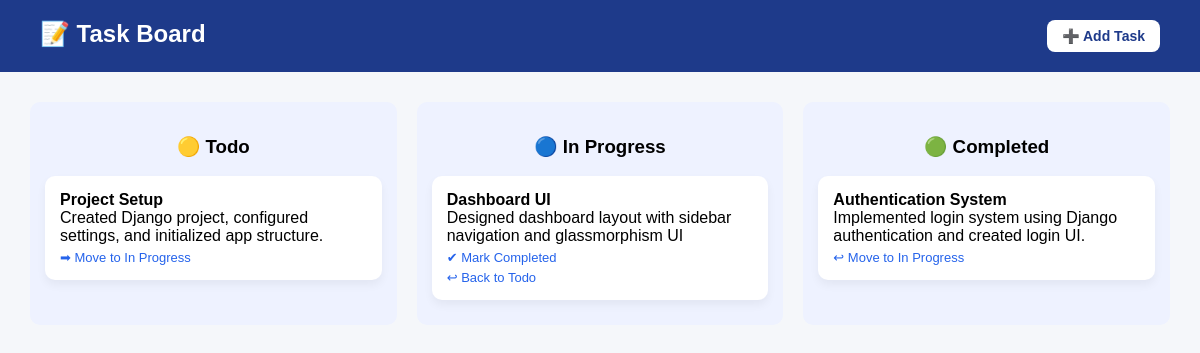
Page /tasks/ (signed in) on the committed database.
### dashboard/models.py (models this page shows, shortened)
class Task(models.Model):
    STATUS_CHOICES = [
        ('Todo', 'Todo'),
        ('In Progress', 'In Progress'),
        ('Completed', 'Completed'),
    ]
    user = models.ForeignKey(User, on_delete=models.CASCADE)
    title = models.CharField(max_length=200)
    description = models.TextField()
    date = models.DateField()
    status = models.CharField(
        max_length=20,
        choices=STATUS_CHOICES,
        default='Todo'   # 🔥 default start
    )

### dashboard/views.py (the view)
# urls.py: path('tasks/', views.task_page, name='tasks'),
@login_required
def task_page(request):
    todo = Task.objects.filter(user=request.user, status="Todo").order_by('-id')
    inprogress = Task.objects.filter(user=request.user, status="In Progress").order_by('-id')
    completed = Task.objects.filter(user=request.user, status="Completed").order_by('-id')
    return render(request, 'tasks.html', {
        'todo': todo,
        'inprogress': inprogress,
        'completed': completed,
        'today': date.today()   # 🔥 for deadline compare
    })

### dashboard/templates/tasks.html (shortened to what this page needs)
<!DOCTYPE html>
<html lang="en">
<head>
</head>
<body>
<div class="banner">
    📝 Task Board
    {% if request.user.is_superuser %}
        <a href="/add-task/" class="add-btn">➕ Add Task</a>
    {% endif %}
</div>
<div class="board">
    <div class="column">
        <h3>🟡 Todo</h3>
        {% for t in todo %}
        <div class="task">
            <div class="title">{{ t.title }}</div>
            <div>{{ t.description }}</div>
            <div class="actions">
                <a href="/update-task/{{ t.id }}/In Progress/">➡ Move to In Progress</a>
            </div>
        </div>
        {% empty %}
        <p>No tasks</p>
        {% endfor %}
    </div>
    <div class="column">
        <h3>🔵 In Progress</h3>
        {% for t in inprogress %}
        <div class="task">
            <div class="title">{{ t.title }}</div>
            <div>{{ t.description }}</div>
            <div class="actions">
                <a href="/update-task/{{ t.id }}/Completed/">✔ Mark Completed</a>
                <a href="/update-task/{{ t.id }}/Todo/">↩ Back to Todo</a>
            </div>
        </div>
        {% empty %}
        <p>No tasks</p>
        {% endfor %}
    </div>
    <div class="column">
        <h3>🟢 Completed</h3>
        {% for t in completed %}
        <div class="task">
            <div class="title">{{ t.title }}</div>
            <div>{{ t.description }}</div>
            <div class="actions">
                <a href="/update-task/{{ t.id }}/In Progress/">↩ Move to In Progress</a>
            </div>
        </div>
        {% empty %}
        <p>No tasks</p>
        {% endfor %}
    </div>
</div>
</body>
</html>

### dashboard/templates/tasks.html (style rules this page uses)
body { margin: 0; font-family: Arial, sans-serif; background: #f5f7fa; }
.banner { background: #1e3a8a; color: white; padding: 20px 40px; font-size: 24px; font-weight: bold; display: flex; justify-content: space-between; }
.add-btn { background: white; color: #1e3a8a; padding: 8px 15px; border-radius: 8px; text-decoration: none; font-size: 14px; }
.board { display: flex; gap: 20px; padding: 30px; }
.column { flex: 1; background: #eef2ff; padding: 15px; border-radius: 10px; }
.column h3 { text-align: center; }
.task { background: white; padding: 15px; margin: 10px 0; border-radius: 10px; box-shadow: 0 5px 10px rgba(0,0,0,0.05); }
.title { font-weight: bold; }
.actions a { display: block; margin-top: 5px; font-size: 13px; text-decoration: none; color: #2563eb; }

### rows in the picture
Task: title "Project Setup", description "Created Django project, configured settings, and initialized app structure."
Task: title "Dashboard UI", description "Designed dashboard layout with sidebar navigation and glassmorphism UI"
Task: title "Authentication System", description "Implemented login system using Django authentication and created login UI."
